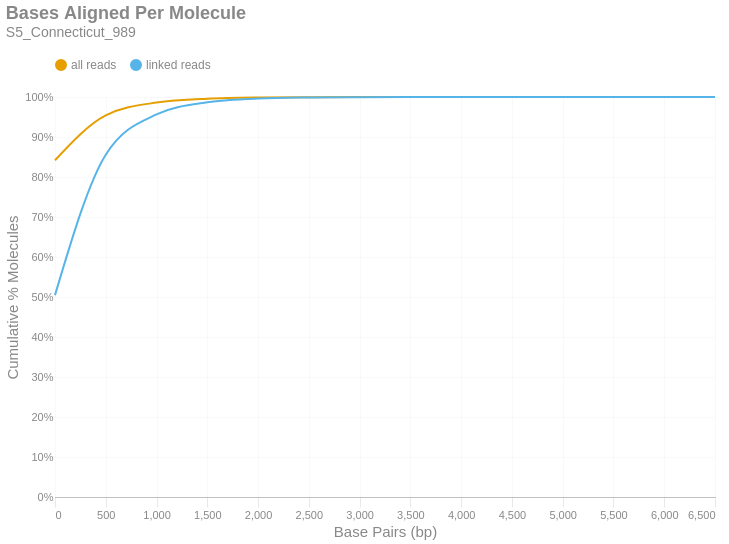

Notebook source saved alongside this figure:
### Markdown cell above
### Bases Aligned Per Molecule
This is a cumulative frequency distribution showing the number of base pairs aligned per unique molecule. These data are shown in 500 bp bins. There are two distributions: one with `all reads` (yellow) and another with only `linked reads` (blue). The percent of molecules in the `linked reads` distribution is relative to the total number of linked molecules.

### Code cell
if SKIPLR:
    print_html(f"Skipped")
else:
    binned_df = consolidated_hist(valids['aligned_bp'], mask, 500, True)
    with SafeRender(binned_df):
        (
            density_plot(binned_df, 'Bases Aligned Per Molecule', samplename, 'basesper')
            .encode(
                x=alt.X('bin:Q', title="Base Pairs (bp)").axis(tickMinStep=500).scale(padding=0),
                y=alt.Y('value:Q', title='Cumulative % Molecules')
                    .axis(format='%')
                    .scale(domain = [0,1])
                    .stack(False),
                color=alt.Color("key:N").scale(domain = ["all reads", "linked reads"]),
                tooltip = [
                    alt.Tooltip("key:N", title = "Data Type"),
                    alt.Tooltip("range_label:N", title="Bases Aligned Per Molecule"),
                    alt.Tooltip("value:Q", format = ".2%", title="% Molecules (Cum.)")
                ]
            )
        ).display()

### Figure 1 — Vega-Lite specification as saved in the notebook (floating-point values rounded to 4 significant figures)
{"width": "container", "height": 400, "config": {"title": {"anchor": "start", "dy": -15, "fontSize": 18, "color": "#888888", "subtitleColor": "#888888", "subtitleFontSize": 14}, "arc": {"fill": "#0072B2"}, "axis": {"domainColor": "#888888", "domainWidth": 0.5, "gridWidth": 0.2, "grid": false, "titleFontWeight": 400, "titleFontSize": 15, "labelFontSize": 11, "labelColor": "#888888", "tickColor": "#888888", "tickWidth": 0.2, "titleColor": "#888888"}, "axisBand": {"grid": false}, "axisX": {"grid": true, "tickSize": 10, "domainCap": "round"}, "axisY": {"domain": false, "grid": true, "tickSize": 0, "domainCap": "round"}, "background": "transparent", "header": {"labelFontSize": 15, "labelColor": "#888888", "titleFontSize": 15, "titleFontWeight": 600, "titleColor": "#888888"}, "legend": {"labelFont": "sans-serif", "labelFontSize": 12, "labelColor": "#888888", "symbolSize": 100, "symbolType": "circle", "titleFontSize": 12, "titlePadding": 10, "titleColor": "#888888", "title": null, "orient": "top"}, "range": {"category": ["#E69F00", "#56B4E9", "#009E73", "#F0E442", "#0072B2", "#D55E00", "#CC79A7", "#000000"], "diverging": ["#cfe8f3", "#a2d4ec", "#73bfe2", "#46abdb", "#1696d2", "#12719e"]}, "area": {"fill": "#0072B2", "fillOpacity": 0.7, "line": true, "strokeOpacity": 0.7}, "line": {"color": "#0072B2", "stroke": "#0072B2", "strokeWidth": 2}, "trail": {"color": "#0072B2", "stroke": "#0072B2", "strokeWidth": 0, "size": 1}, "point": {"filled": true, "fillOpacity": 1.0, "size": 95}, "text": {"color": "#888888", "fontSize": 11, "align": "right", "fontWeight": 400, "size": 11}, "bar": {"fill": "#0072B2", "stroke": null}, "view": {"stroke": null, "continuousWidth": 660, "continuousHeight": 400}}, "data": {"name": "data-0a2a126801d72ee38b823c7c81ccd3f6"}, "mark": {"type": "line", "interpolate": "monotone", "point": {"opacity": 0, "size": 275}}, "encoding": {"color": {"field": "key", "scale": {"domain": ["all reads", "linked reads"]}, "type": "nominal"}, "tooltip": [{"field": "key", "title": "Data Type", "type": "nominal"}, {"field": "range_label", "title": "Bases Aligned Per Molecule", "type": "nominal"}, {"field": "value", "format": ".2%", "title": "% Molecules (Cum.)", "type": "quantitative"}], "x": {"axis": {"tickMinStep": 500}, "field": "bin", "scale": {"padding": 0}, "title": "Base Pairs (bp)", "type": "quantitative"}, "y": {"axis": {"format": "%"}, "field": "value", "scale": {"domain": [0, 1]}, "stack": false, "title": "Cumulative % Molecules", "type": "quantitative"}}, "params": [{"name": "param_c36ac31b6afebe62", "select": {"type": "point", "fields": ["key"]}, "bind": "legend"}], "title": {"text": "Bases Aligned Per Molecule", "subtitle": "S5_Connecticut_989"}, "transform": [{"fold": ["all reads (cumsum)", "linked reads (cumsum)"]}, {"calculate": "replace(datum.key, ' (cumsum)', '')", "as": "key"}, {"filter": {"param": "param_c36ac31b6afebe62"}}], "usermeta": {"embedOptions": {"downloadFileName": "S5_Connecticut_989.basesper"}}, "$schema": "https://vega.github.io/schema/vega-lite/v6.1.0.json", "datasets": {"data-0a2a126801d72ee38b823c7c81ccd3f6": [{"bin": "0.0", "interval": "0.0-500.0", "all reads": 0.842, "linked reads": 0.5047, "all reads (cumsum)": 0.842, "linked reads (cumsum)": 0.5047, "range_label": "0-499"}, {"bin": "500.0", "interval": "500.0-1000.0", "all reads": 0.1121, "linked reads": 0.3511, "all reads (cumsum)": 0.9541, "linked reads (cumsum)": 0.8558, "range_label": "500-999"}, {"bin": "1000.0", "interval": "1000.0-1500.0", "all reads": 0.03205, "linked reads": 0.1007, "all reads (cumsum)": 0.9862, "linked reads (cumsum)": 0.9565, "range_label": "1000-1499"}, {"bin": "1500.0", "interval": "1500.0-2000.0", "all reads": 0.009622, "linked reads": 0.03024, "all reads (cumsum)": 0.9958, "linked reads (cumsum)": 0.9867, "range_label": "1500-1999"}, {"bin": "2000.0", "interval": "2000.0-2500.0", "all reads": 0.002999, "linked reads": 0.009424, "all reads (cumsum)": 0.9988, "linked reads (cumsum)": 0.9961, "range_label": "2000-2499"}, {"bin": "2500.0", "interval": "2500.0-3000.0", "all reads": 0.0008259, "linked reads": 0.002596, "all reads (cumsum)": 0.9996, "linked reads (cumsum)": 0.9987, "range_label": "2500-2999"}, {"bin": "3000.0", "interval": "3000.0-3500.0", "all reads": 0.0002636, "linked reads": 0.0008284, "all reads (cumsum)": 0.9999, "linked reads (cumsum)": 0.9996, "range_label": "3000-3499"}, {"bin": "3500.0", "interval": "3500.0-4000.0", "all reads": 9.028e-05, "linked reads": 0.0002837, "all reads (cumsum)": 1.0, "linked reads (cumsum)": 0.9998, "range_label": "3500-3999"}, {"bin": "4000.0", "interval": "4000.0-4500.0", "all reads": 3.112e-05, "linked reads": 9.779e-05, "all reads (cumsum)": 1.0, "linked reads (cumsum)": 0.9999, "range_label": "4000-4499"}, {"bin": "4500.0", "interval": "4500.0-5000.0", "all reads": 1.159e-05, "linked reads": 3.644e-05, "all reads (cumsum)": 1.0, "linked reads (cumsum)": 1.0, "range_label": "4500-4999"}, {"bin": "5000.0", "interval": "5000.0-5500.0", "all reads": 3.568e-06, "linked reads": 1.121e-05, "all reads (cumsum)": 1.0, "linked reads (cumsum)": 1.0, "range_label": "5000-5499"}, {"bin": "5500.0", "interval": "5500.0-6000.0", "all reads": 1.486e-06, "linked reads": 4.672e-06, "all reads (cumsum)": 1.0, "linked reads (cumsum)": 1.0, "range_label": "5500-5999"}, {"bin": "6000.0", "interval": "6000.0-6500.0", "all reads": 3.964e-07, "linked reads": 1.246e-06, "all reads (cumsum)": 1.0, "linked reads (cumsum)": 1.0, "range_label": "6000-6499"}, {"bin": "6500.0", "interval": "6500.0-7000.0", "all reads": 1.982e-07, "linked reads": 6.229e-07, "all reads (cumsum)": 1.0, "linked reads (cumsum)": 1.0, "range_label": "6500-6999"}]}}
